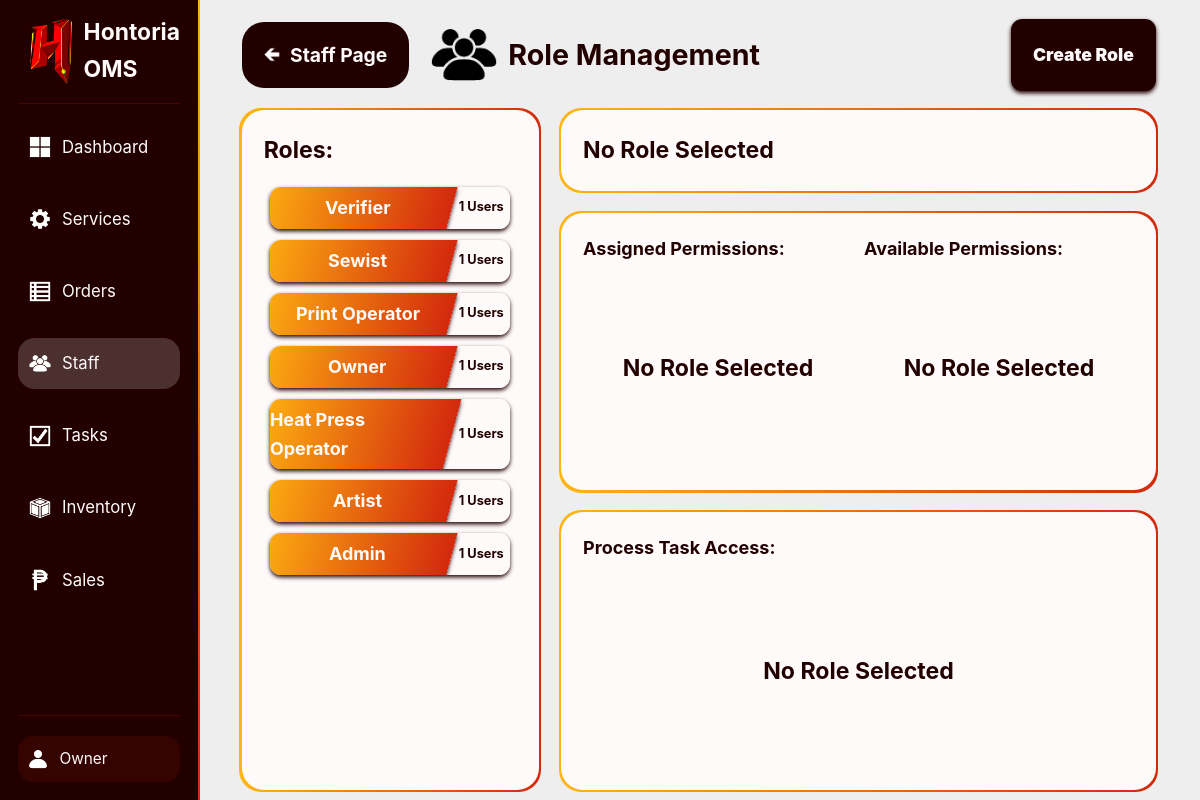
The page /internalWeb/public/index.php?page=staff&action=manageRoles (signed in) on the database its author committed.
### tables this page shows
CREATE TABLE roles (
    id INT UNSIGNED AUTO_INCREMENT PRIMARY KEY,
    name VARCHAR(50) UNIQUE NOT NULL,
    description TEXT
);

### InternalWeb/Models/StaffM.php (called while the page is built, shortened)
<?php
class StaffM {
    private $pdo;
    public function __construct($pdo) {
        $this->pdo = $pdo;
    }
    public function getUserRoles($userID) {
        $query = "SELECT roleID FROM userRoles WHERE userID = :userID";
        $stmt = $this->pdo->prepare($query);
        $stmt->bindParam(':userID', $userID);
        $stmt->execute();
        return $stmt->fetchAll(PDO::FETCH_COLUMN, 0);
    }
    public function getAllRolesTally($actorID) {
        $unalterableRoles = [];
        $params = [];
        foreach ($this->getRoleManagementGovernance($this->getUserRoles($actorID)) as $rule) {
            if (!$rule['canAlter']) {
                $unalterableRoles[] = $rule['roleSubjectID'];
            }
        }
        $query = "SELECT roles.id, roles.name, COUNT(userRoles.userID) AS count FROM roles LEFT JOIN userRoles ON roles.id = userRoles.roleID";
        $query .= " GROUP BY roles.id, roles.name
            ORDER BY COUNT(userRoles.userID) DESC";
        $stmt = $this->pdo->prepare($query);
        $stmt->execute($params);
        return $stmt->fetchAll(PDO::FETCH_ASSOC);
    }
    public function getRoleManagementGovernance($roles) {
        $placeholders = implode(',', array_fill(0, count($roles), '?'));
        $query = "SELECT roleSubjectID, MAX(canGrant)  AS canGrant, MAX(canRevoke) AS canRevoke, MAX(canAlter)  AS canAlter, MAX(canDelete) AS canDelete
                  FROM roleManagementGovernance WHERE roleAgentID IN ($placeholders) GROUP BY roleSubjectID";
        $stmt = $this->pdo->prepare($query);
        $stmt->execute($roles);
        return $stmt->fetchAll(PDO::FETCH_ASSOC);
    }
}

### InternalWeb/Views/Staff/RoleManagement.php (the view, shortened to what this page needs)
<!DOCTYPE html>
<html>
<head>
    <link rel="stylesheet" href="../../Shared/CSS/Main.css">
    <link rel="stylesheet" href="../.CSS/StaffPage.css">
</head>
<body class="asideLayout fixedScreen">
    <?php include("../Views/.Components/SideBar.php"); ?>
    <main class="columnLayout midGap">
        <span class="centerHoriRowLayout midGap">
            <?php include("../Views/.Components/BackLink.php"); ?>
            <h1 class="titleLogo minGap tinHeight flexMax">
                <img src="../../Shared/Img/PeopleIcon.png" alt="People"> Role Management
                <div class="rowLayout minGap flexMax contentFlexEnd">
                    <?php if (in_array("canCreateRoles", $_SESSION['permissions'])): ?>
                        <a class="roundedMin centerColumnLayout importantInput regPadding emphasizedText shadowed" id="createRoleButton">Create Role</a>
                    <?php endif; ?>
                </div>
            </h1>
        </span>
        <section class="rowLayout flexMax midGap">
            <section class="flexMid roundedMid centerColumnLayout">
                <div class="columnLayout minGap box roundedMid fullHeight fullWidth">
                    <h2>Roles:</h2>
                    <div id="processesContainer" class="scrollable columnLayout minGap regMinPadding flexMax">
                        <?php foreach ($roleTally as $role): ?>
                            <div class="noShrink roundedMin centerHoriRowLayout clickable shadowed fixedScreen roleElement"
                                data-id="<?= $role['id'] ?>" data-name="<?= $role['name'] ?>">
                                <h3 class="regMinPadding gradientDiagBG flexMid centerColumnLayout fullHeight whiteText skewedXNegBG shadowed capitalFirst"><span><?= $role['name'] ?></span></h3>
                                <h5 class="flexMin whiteBG fullHeight centerColumnLayout"><?= $role['count'] ?> Users</h5>
                            </div>
                        <?php endforeach; ?>
                    </div>
                </div>
            </section>
            <section class="columnLayout midGap flexMax">
                <section class="centerColumnLayout roundedMid minGap">
                    <div class="centerHoriRowLayout minGap box roundedMid fullHeight fullWidth">
                        <h2 id="selectedRoleTitle" class="capitalFirst">No Role Selected</h2>
                    </div>
                </section>
                <div class="columnLayout flexMax midGap">
                    <section class="centerColumnLayout roundedMid minGap flexMax">
                        <div class="columnLayout minGap box roundedMid fullHeight fullWidth">
                            <div class="flexMax rowLayout minGap noMinHeight noFlexBasis">
                                <div class="fullWidth columnLayout tinGap noMinHeight flexMin noFlexBasis">
                                    <h3>Assigned Permissions:</h3>
                                    <div class="gridCenterFlex tinGap scrollable flexMax regMinPadding" id="assignedPermsContainer">
                                        <h2 class="selfCenter">No Role Selected</h2>
                                    </div>
                                </div>
                                <div class="fullWidth columnLayout tinGap noMinHeight flexMin noFlexBasis">
                                    <h3>Available Permissions:</h3>
                                    <div class="gridCenterFlex tinGap scrollable flexMax regMinPadding" id="availablePermsContainer">
                                        <h2 class="selfCenter">No Role Selected</h2>
                                    </div>
                                </div>
                            </div>
                        </div>
                    </section>
                    <div class="rowLayout flexMax midGap noMinHeight noFlexBasis">
                        <section class="centerColumnLayout roundedMid minGap flexMid" id="processTaskContainer">
                            <div class="columnLayout minGap box roundedMid fullHeight fullWidth">
                                <h3 class="centerHoriRowLayout">Process Task Access:
                                </h3>
                                <div class="flexMax columnLayout tinGap scrollable container regMinPadding">
                                    <h2 class="selfCenter centerMarginsSelf">No Role Selected</h2>
                                </div>
                            </div>
                        </section>
                    </div>
                </div>
            </section>
        </section>
    </main>
    <?php include("../Views/.Components/ConfirmationBox.php"); ?>
</body>
</html>

### Shared/CSS/Base.css (style rules this page uses)
* { margin: 0; padding: 0; box-sizing: border-box; }
html { font-family: "Inter", -apple-system, BlinkMacSystemFont, "Segoe UI", Roboto, "Helvetica Neue", Arial, "Noto Sans", sans-serif, "Apple Color Emoji", "Segoe UI Emoji", "Segoe UI Symbol", "Noto Color Emoji"; font-size: 22px; line-height: 1.6; color: var(--dark); }
:root { --white: #fffafa; --whiteTrans: #fffafa31; --whiteFaded: #fffafa17; --dark: #220000; --darkTrans: #22000046; --darkFaded: #2200002a; --darkGray: #dbd1d1; --lightGray: #f7f7f7; --gray: #eeeeee; --red: #d3290d; --lightRed: #fdd2cc; --redTrans: #f522022f; --redFaded: #f5220217; --yellow: #FFB611; --lightYellow: #ffe2a4; --yellowTrans: #ffb8115e; --yellowFaded: #ffb81125; --yellowGreen: #efff11; --yellowGreenTrans: #efff115e; --green: #2eef10; --greenTrans: #2eef1057; --greenFaded: #2eef1027; --blue: #088bfd; --gradientDiag: linear-gradient(to left, var(--red), var(--yellow)); --gradientVert: linear-gradient(to top, var(--red), var(--yellow)); }
body { min-height: 100vh; overflow-x: hidden; background-color: var(--gray); }
input[type=button], input[type=submit], button, select, a { cursor: pointer; font-size: 0.7rem; }
a { color: var(--white); text-decoration: none; }
img { height: 70%; }
p, div { font-size: 0.7rem; }
* { scrollbar-width: thin; }

### Shared/CSS/Layout.css (style rules this page uses)
.centerColumnLayout { display: flex; justify-content: center; flex-direction: column; align-items: center; }
.asideLayout { display: flex; }
.asideLayout>main { flex: 6; }
.asideLayout>main>*:first-child { margin-top: 1rem; }
.asideLayout>main>* { margin-right: 2rem; margin-left: 2rem; }
.asideLayout>main>section { max-height: 85vh; height: 85vh; }
.columnLayout { display: flex; flex-direction: column; }
.tinGap { gap: 0.2rem; }
.minGap { gap: 0.5rem; }
.midGap { gap: 1rem; }
.fullHeight { height: 100%; }
.fullWidth { width: 100%; }
.centerHoriRowLayout { display: flex; align-items: center; flex-direction: row; }
.rowLayout { display: flex; flex-direction: row; }
.regMinPadding { padding: 0.3rem !important; }
.regPadding { padding: 1rem !important; }
.flexMin { flex: 1 !important; }
.flexMid { flex: 3 !important; }
.flexMax { flex: 6 !important; }
.scrollable { overflow-y: scroll !important; }
.fixedScreen { overflow: hidden; }
.tinHeight { height: 3rem !important; }
.gridCenterFlex { display: flex; flex-wrap: wrap; justify-content: center; align-items: center; }
.contentFlexEnd { justify-content: flex-end; }
.centerMarginsSelf { margin: auto; }
*:has(> .eastAbsolute), *:has(> .norWestAbsolute), *:has(> .norEastAbsolute), *:has(> .souEastAbsolute), *:has(> .souWestAbsolute) { position: relative; }
.selfCenter { align-self: center; justify-self: center; }
.noShrink { flex-shrink: 0; }
.noMinHeight { min-height: 0 !important; }
.noFlexBasis { flex-basis: 0 !important; }

### Shared/CSS/Components.css (style rules this page uses)
.titleLogo { display: flex; align-items: center; font-size: 1.3em; }
.titleLogo>img { height: 100%; }
.box { padding: 1rem; background: var(--white); }
*:has(> .gradientBorderDiag), *:has(> .gradientBorderVert), *:has(> .backLink) { position: relative; }
.roundedMin { border-radius: 0.5rem; }
.roundedMid { border-radius: 1rem; }
.importantInput { background: var(--dark) !important; color: var(--white); font-weight: 900; }
.capitalFirst { text-transform: capitalize; }
.emphasizedText { font-weight: 900; font-size: 0.8rem !important; }
.gradientDiagBG { background: var(--gradientDiag); }
.whiteBG { background: var(--white); }
.whiteText { color: var(--white) !important; }
.clickable { cursor: pointer; }
.shadowed { box-shadow: 0 0.1rem 0.2rem var(--dark); }
.skewedXNegBG { transform: skewX(-15deg); padding-left: 10% !important; margin-left: -10%; }
.skewedXNegBG>* { transform: skewX(15deg); }

### rows shown on the page
roles: name "Verifier", count "1"
roles: name "Sewist", count "1"
roles: name "Print Operator", count "1"
roles: name "Owner", count "1"
roles: name "Heat Press Operator", count "1"
roles: name "Artist", count "1"
roles: name "Admin", count "1"

### other values the page prints
$linkData['label'] "Dashboard"
$linkData['label'] "Services"
$linkData['label'] "Orders"
$linkData['label'] "Staff"
$linkData['label'] "Tasks"
$linkData['label'] "Inventory"
$linkData['label'] "Sales"
$_SESSION['username'] "Owner"
$lastPage "Staff"
